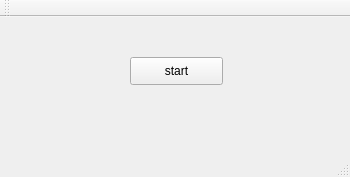
<?xml version="1.0" encoding="UTF-8"?>
<ui version="4.0">
 <class>MainWindow</class>
 <widget class="QMainWindow" name="MainWindow">
  <property name="geometry">
   <rect>
    <x>0</x>
    <y>0</y>
    <width>350</width>
    <height>177</height>
   </rect>
  </property>
  <property name="windowTitle">
   <string>MainWindow</string>
  </property>
  <widget class="QWidget" name="centralWidget">
   <widget class="QPushButton" name="pushButton">
    <property name="geometry">
     <rect>
      <x>130</x>
      <y>40</y>
      <width>93</width>
      <height>28</height>
     </rect>
    </property>
    <property name="text">
     <string>start</string>
    </property>
   </widget>
  </widget>
  <widget class="QMenuBar" name="menuBar">
   <property name="geometry">
    <rect>
     <x>0</x>
     <y>0</y>
     <width>350</width>
     <height>26</height>
    </rect>
   </property>
  </widget>
  <widget class="QToolBar" name="mainToolBar">
   <attribute name="toolBarArea">
    <enum>TopToolBarArea</enum>
   </attribute>
   <attribute name="toolBarBreak">
    <bool>false</bool>
   </attribute>
  </widget>
  <widget class="QStatusBar" name="statusBar"/>
 </widget>
 <layoutdefault spacing="6" margin="11"/>
 <resources/>
 <connections/>
</ui>
